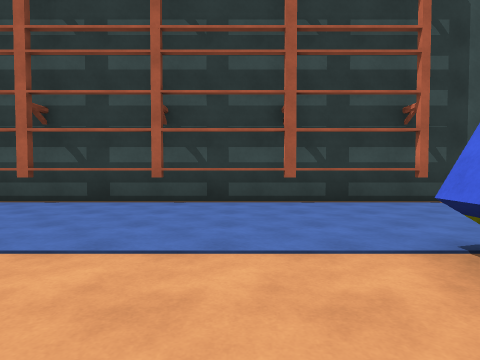
View 1 (above)

24 first-person views from a walk through a Unity game level. The camera is 1.3 m above the floor, tilts 2° down and sees 75° across. The floor is counted in squares, 2 m on a side. Each view is taken from the middle of a square. On the plan, view 1 faces up. The plan holds only what a view shows up to about 10 squares ahead; the rest is blank. The place goes on beyond the plan. The player character is not drawn. Door leaves are left out, so doorways stand open. Some surface patterns are stand-ins.

View 2
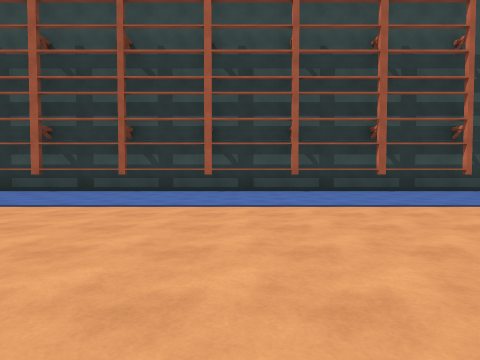

View 3
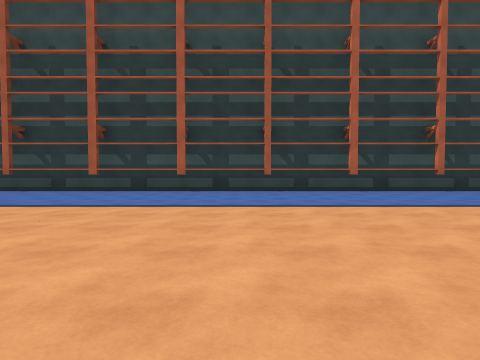

View 4
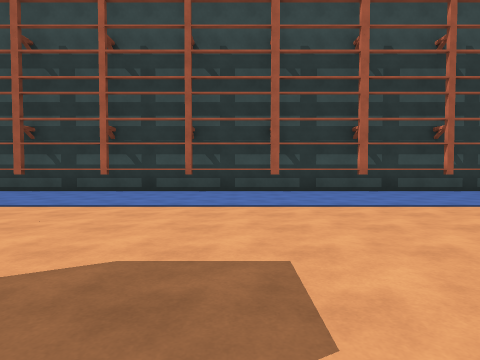

View 5
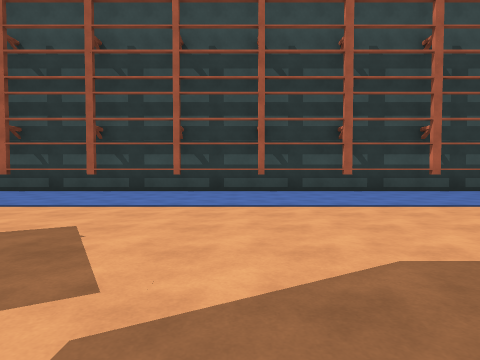

View 6
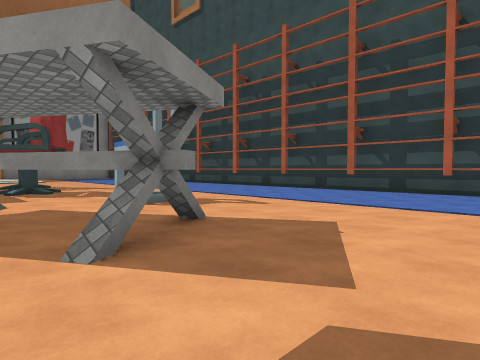

View 7
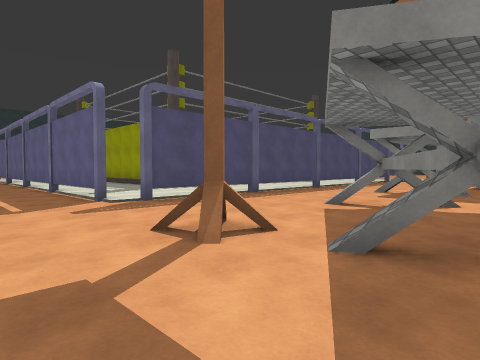

View 8
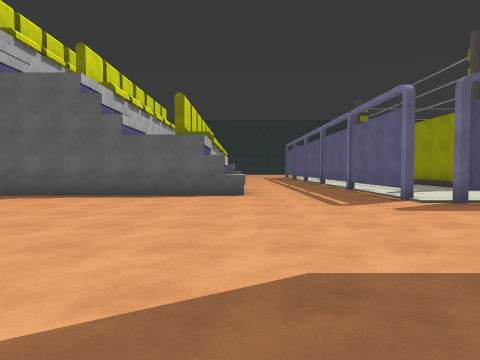

View 9
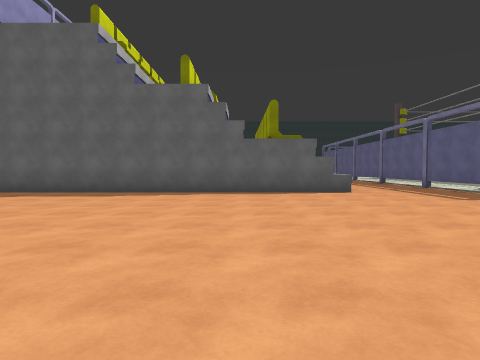

View 10
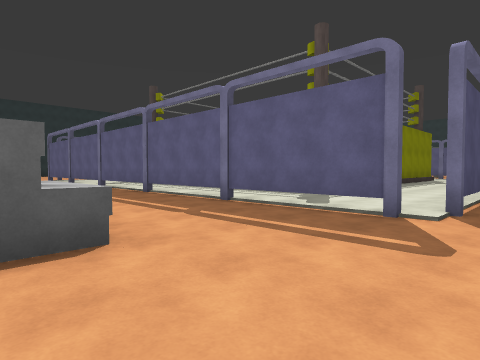

View 11
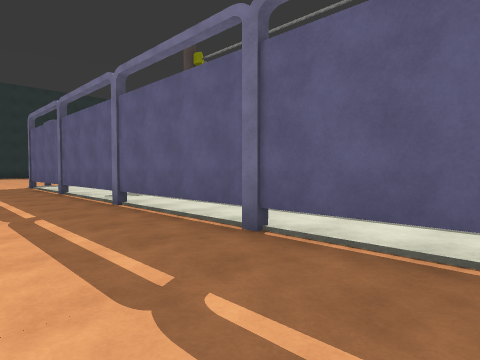

View 12
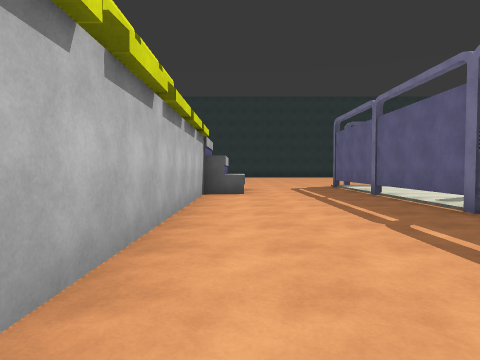

View 13
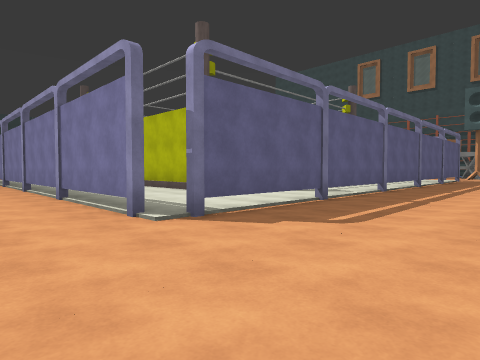

View 14
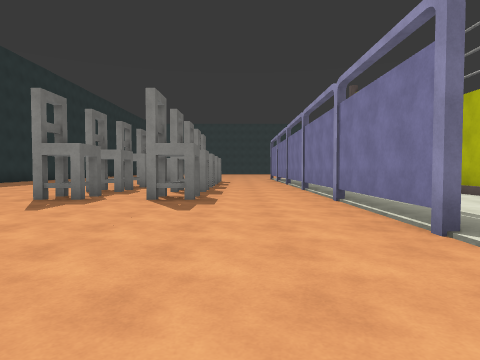

View 15
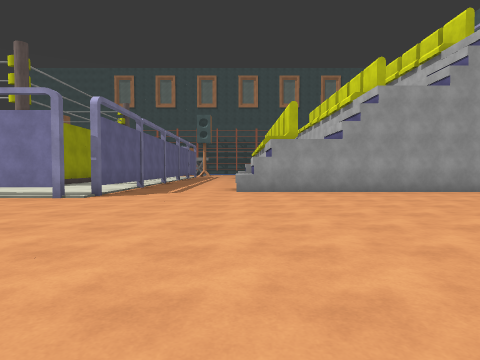

View 16
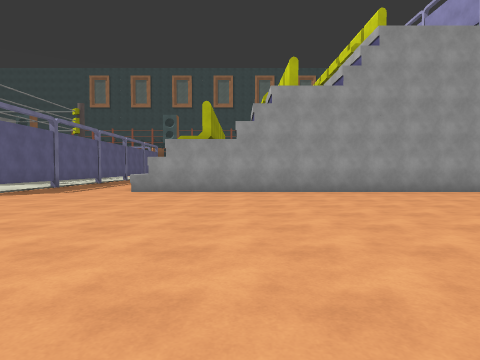

View 17
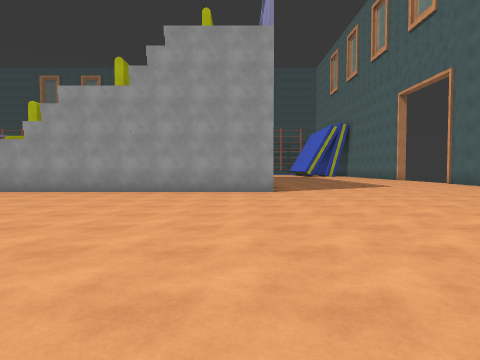

View 18
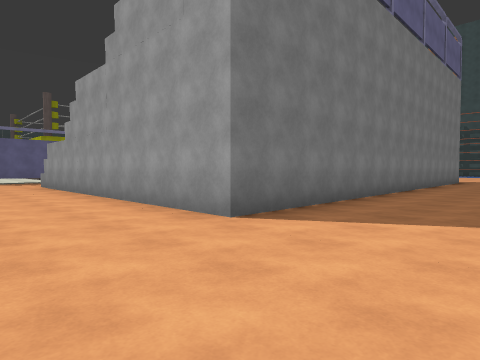

View 19
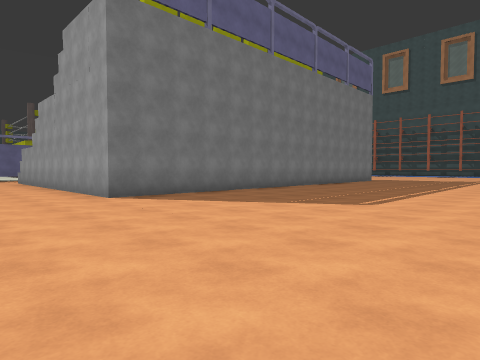

View 20
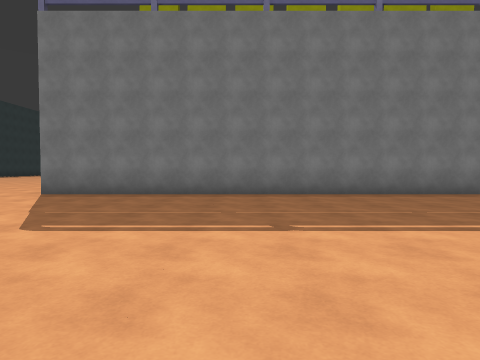

View 21
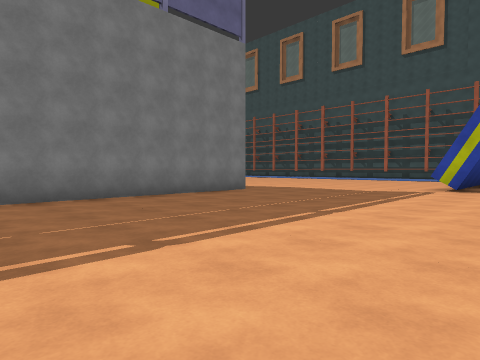

View 22
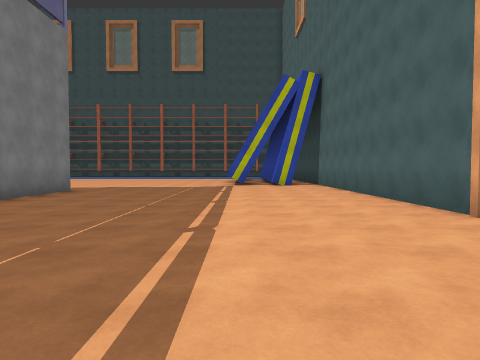

View 23
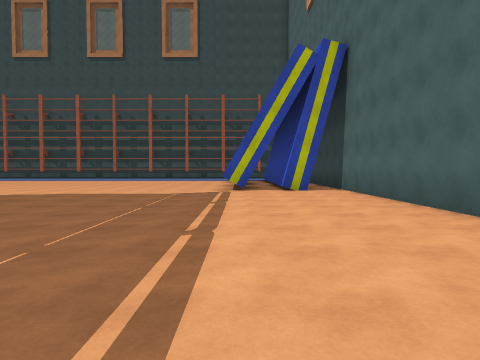

View 24
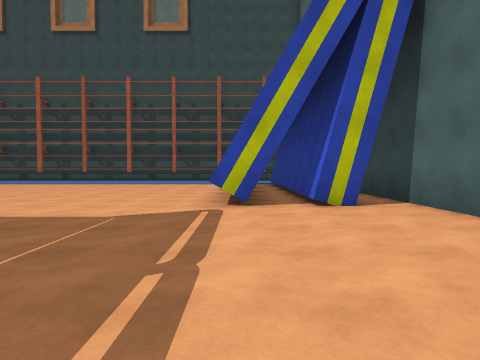

### Floor plan
Key: @ floor where view 1 was taken; # wall or solid block; . floor; ^ raised ledge; T thing the floor can be seen under or through; C chair; O other object.
Columns run from 24 left of view 1 to 6 right of it. Each row starts with its distance up from view 1.
  7                             #
  6   OOOOOOOOOOOOOOOOOOOOOOOOOO.
  5     ........................
  4    .........................
  3    .........................
  2    .......................#
  1 ..  ......................
  0 ....#...................@
 -1 O......#.................. .#
 -2 ......##.................. .#
 -3  #..##............  ...... .#.#
 -4  #......O.........   .....#.#.#
 -5  .........................#.#.#
 -6  .............................#
 -7   #####.......................#
 -8  .......T.....................#
 -9  .......T..^##########........#
-10      ...T..^         #........#
-11      ...T..          #........#
-12       ..T..          #........#
-13       ..T...         #........#
-14       ..T...#        #........
-15       ..T...#        #........
-16       ..T...#        #.......
-17       ..T...#        #.......
-18       ..T...#        #........
-19       ..T...#        #.......
-20       ..T...#        #......
-21   ##  ..T...#        #......
-22   ......T..^#        #.......
-23    .....T..^##########.......
-24 .......TT....................
-25 ####TTTT.....................
-26 .............................
-27 .........................
-28 CC.C....................
-29 CC.C....................
-30 ........ ........ .....
-31 CC.C..    ......   ...
-32  ....      .  .     .

Positions as (right, up) in squares from view 1, and headings:
1: (0, 0), facing up
2: (-3, -3), facing up
3: (-7, -3), facing up
4: (-12, -3), facing up
5: (-14, -3), facing up
6: (-14, -3), facing up-left
7: (-14, -1), facing down-left
8: (-13, -1), facing down
9: (-10, 0), facing down
10: (-12, -6), facing down-left
11: (-14, -12), facing down-left
12: (-13, -13), facing down
13: (-13, -27), facing up-left
14: (-14, -27), facing left
15: (-13, -32), facing up
16: (-10, -32), facing up
17: (-4, -32), facing up
18: (0, -26), facing up-left
19: (4, -26), facing up-left
20: (5, -18), facing left
21: (4, -16), facing up-left
22: (2, -18), facing up
23: (2, -15), facing up
24: (2, -11), facing up
